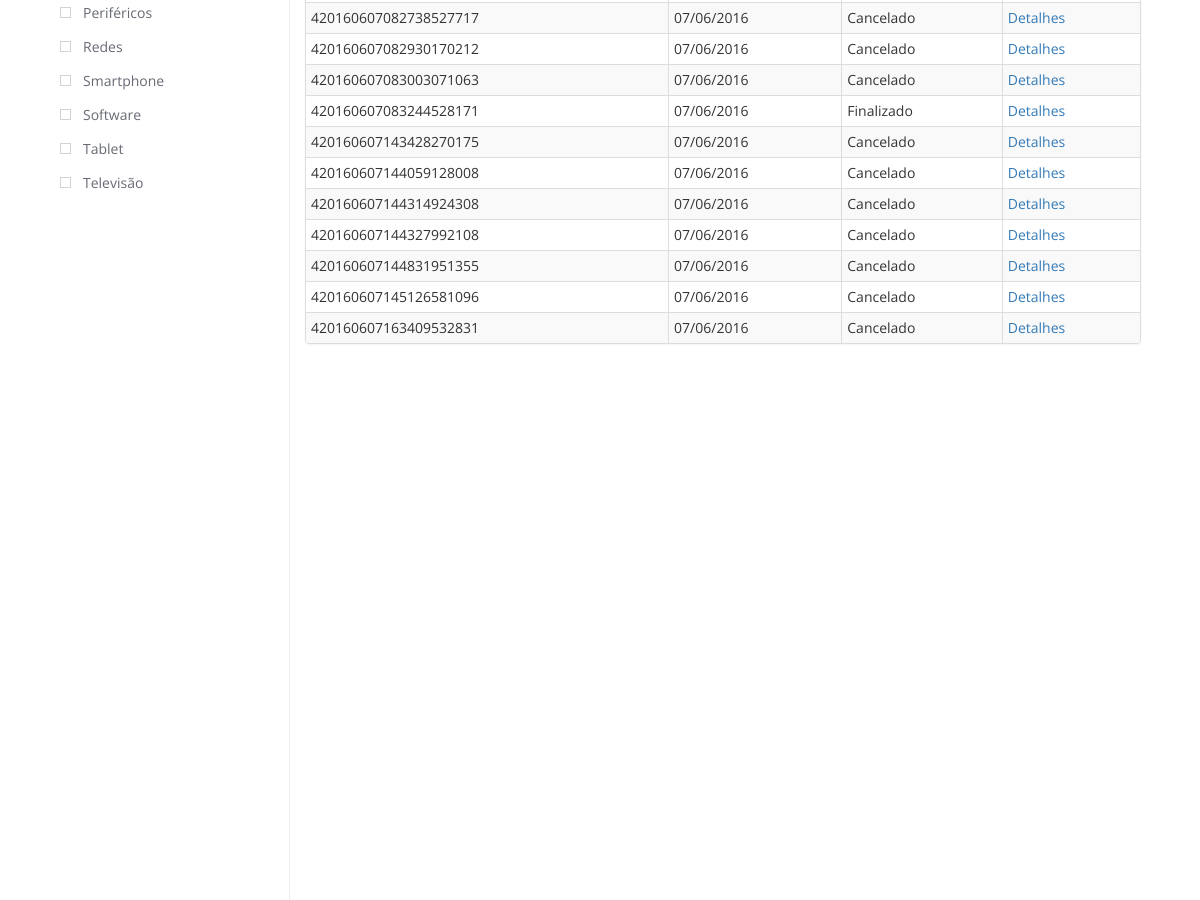
Before: /compras_realizadas/4/ (signed in, middle part) with the older database file.
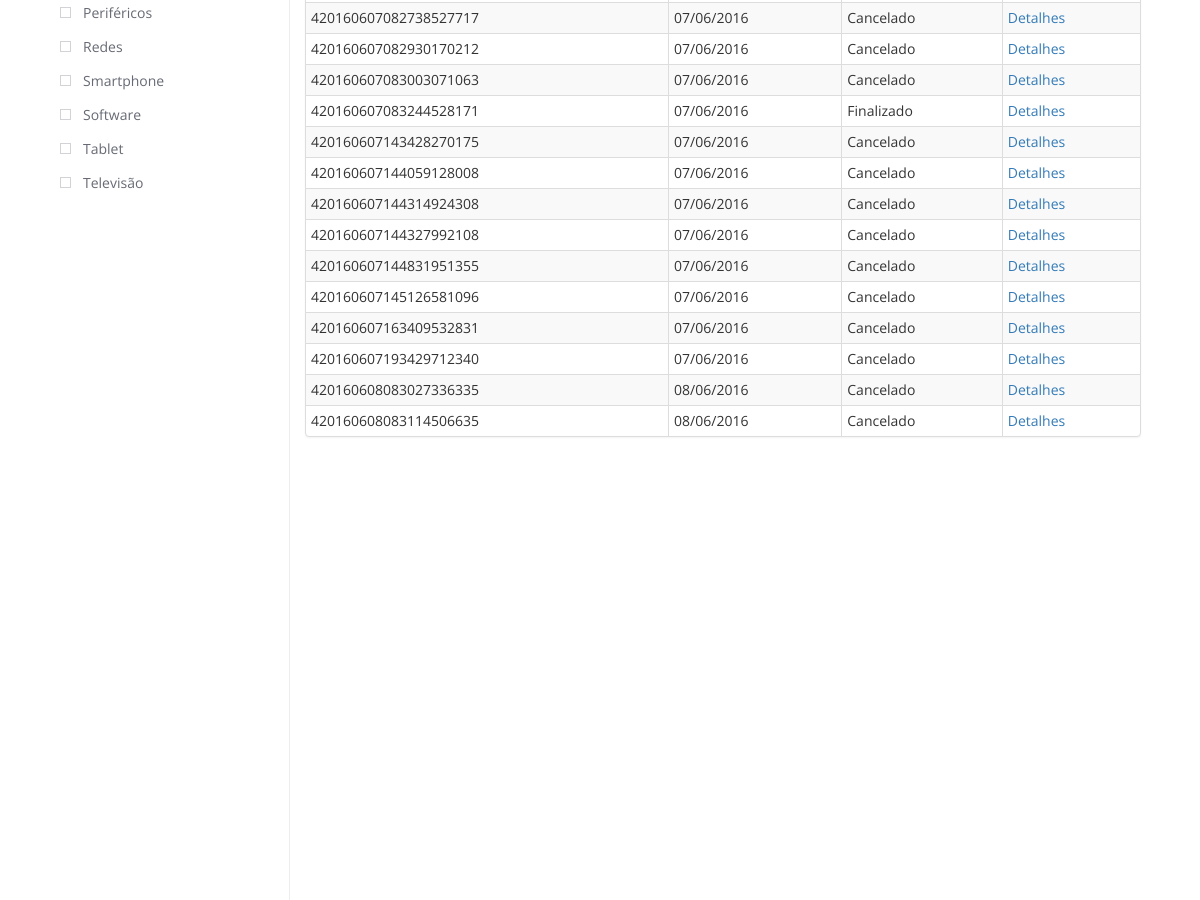
After: the same page with the newer database file.
### store/models.py (models this page shows, shortened)
class Carrinho(models.Model):
	id_carrinho = models.AutoField(primary_key=True, verbose_name=u'Código do Carrinho')
	id_compra = models.CharField(verbose_name=u'Número Pedido', max_length=10000)
	usuario_compra = models.ForeignKey('auth.User', verbose_name=u'Usuário')
	qntd_produtos = models.IntegerField(verbose_name=u'Quantidade de produtos')
	created_date = models.DateTimeField(default=timezone.now, verbose_name=u'Data de compra')
	produto_compra = models.ForeignKey('Produto',verbose_name=u'Descrição do Produto')
	preco_total = models.DecimalField(max_digits=15, decimal_places=2, verbose_name=u'Preço Total')
	id_status = models.ForeignKey('Statu', verbose_name=u'Status')

class Statu(models.Model):
	id_status = models.AutoField(primary_key=True, verbose_name=u'Código do Status')
	status_info = models.CharField(max_length=160, unique=True, verbose_name=u'Status')
	def __str__(self):
		return self.status_info

### store/views.py (the view)
# urls.py: url(r'^compras_realizadas/(?P<id>[0-9]+)/$', views.Historico),
@login_required
def Historico(request, id):
    cart = Carrinho.objects.filter(usuario_compra=id)
    cart_pedido = []
    numero_pedido = -99
    for x in cart:
        if numero_pedido != x.id_compra:
            cart_pedido.append(x.id_carrinho)
            numero_pedido = x.id_compra
    user = User.objects.get(id=id)
    cart = Carrinho.objects.filter(id_carrinho__in=cart_pedido)
    if user.is_staff:
        return HttpResponseRedirect('/admin')
    return render(request, "store/historico.html", {'cart':cart})

### store/templates/store/historico.html (shortened to what this page needs)
{% load staticfiles %}
<!DOCTYPE html PUBLIC "-//W3C//DTD XHTML 1.0 Strict//EN"
	"http://www.w3.org/TR/xhtml1/DTD/xhtml1-strict.dtd">
<html xmlns="http://www.w3.org/1999/xhtml" lang="en" xml:lang="en">
<head>
	<link rel="stylesheet" href="//maxcdn.bootstrapcdn.com/bootstrap/3.2.0/css/bootstrap.min.css">
	<link rel="stylesheet" href="//maxcdn.bootstrapcdn.com/bootstrap/3.2.0/css/bootstrap-theme.min.css">
	<link rel="stylesheet" href="{% static 'store/css/store.css' %}">
	<link rel="stylesheet" href="{% static 'store/css/products.css' %}">
	<link rel="stylesheet" href="{% static 'store/css/search.css' %}">
	<link rel="stylesheet" href="{% static 'store/css/cart.css' %}">
</head>
<body>
	<div class="visible-desktop">
				<div id="wrapper">
					<div id="sidebar">
						<div class="checklist categories">
							<ul>
								<li><a href="{% url 'store.views.Categories' categoria='perifericos' %}"><span></span>Periféricos</a></li>
								<li><a href="{% url 'store.views.Categories' categoria='redes' %}"><span></span>Redes</a></li>
								<li><a href="{% url 'store.views.Categories' categoria='smartphone' %}"><span></span>Smartphone</a></li>
								<li><a href="{% url 'store.views.Categories' categoria='software' %}"><span></span>Software</a></li>
								<li><a href="{% url 'store.views.Categories' categoria='tablet' %}"><span></span>Tablet</a></li>
								<li><a href="{% url 'store.views.Categories' categoria='televisao' %}"><span></span>Televisão</a></li>
							</ul>
						</div>
					</div>
					<div class="container-fluid main-container">
						<div class="col-md-9 content">
							<div class="panel panel-default">
								<table class="table table-bordered table-striped table-condensed table-hover">
									<tbody>
										{% for carrinho in cart %}
										<tr>
											<td>{{ carrinho.id_compra }}</td>
											<td>{{ carrinho.created_date|date:"d/m/Y"  }}</td>
											<td>{{carrinho.id_status}}</td>
											<td>
												<a href="{% url 'store.views.Historico_Pedido' id=user.id pk=carrinho.id_compra%}">
													Detalhes
												</a>
											</td>
										</tr>
										{% endfor %}
									</tbody>
								</table>
							</div>
						</div>
					</div>
				</div>
			</div>
		</body>
		</html>

Changed rows visible on the page:
added Carrinho: id_compra "420160607193429712340", created_date "07/06/2016", id_status "Cancelado"
added Carrinho: id_compra "420160608083027336335", created_date "08/06/2016", id_status "Cancelado"
added Carrinho: id_compra "420160608083114506635", created_date "08/06/2016", id_status "Cancelado"
